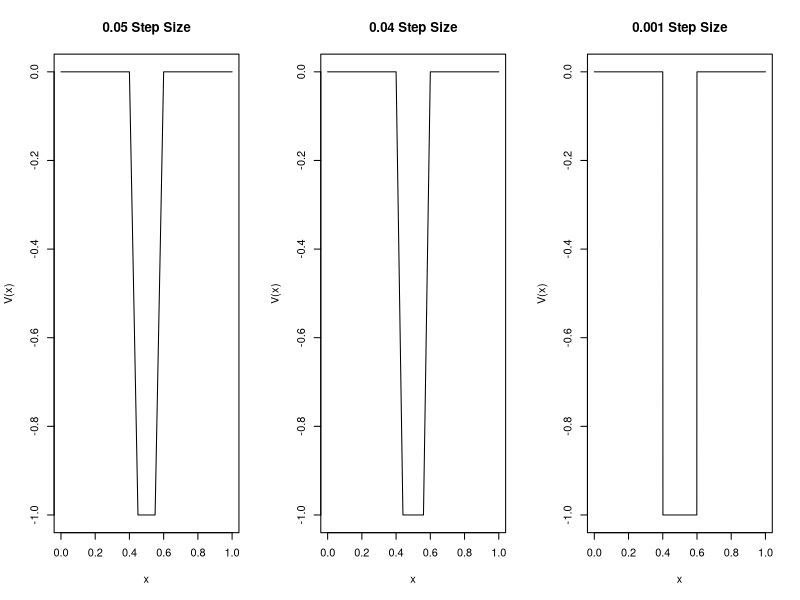
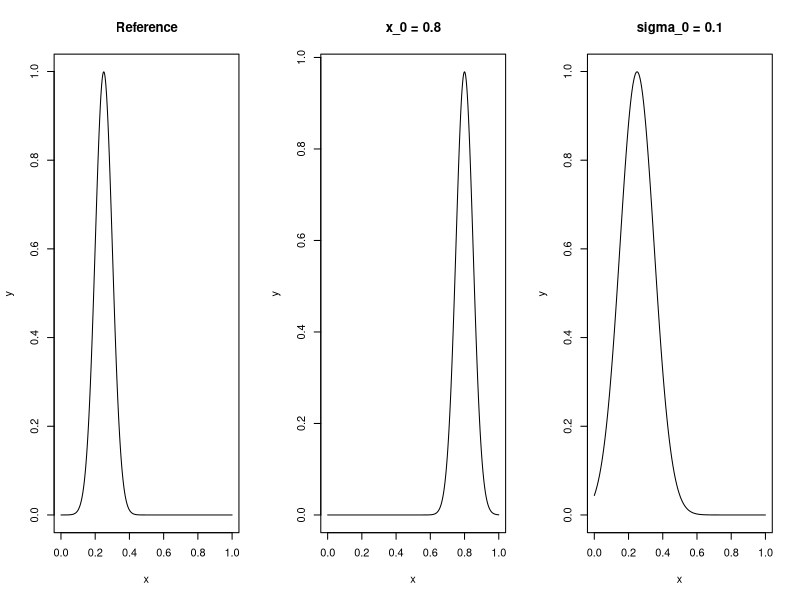
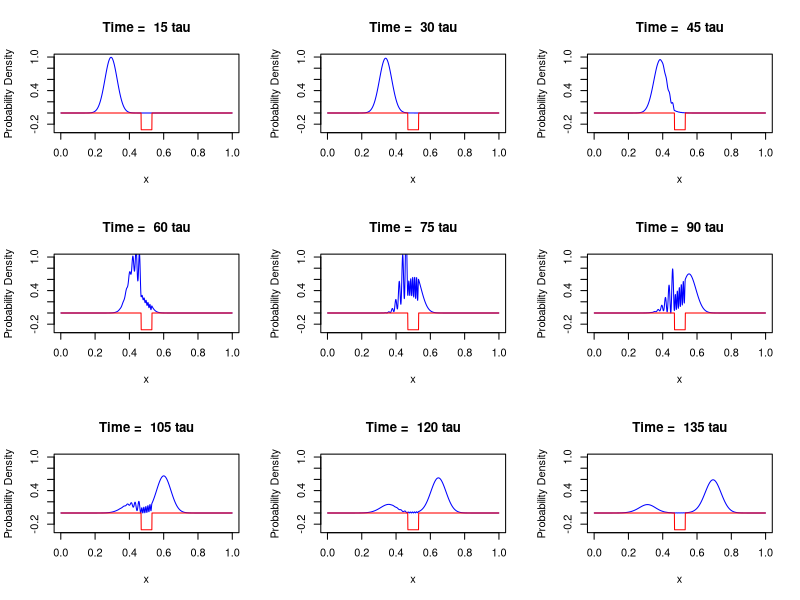
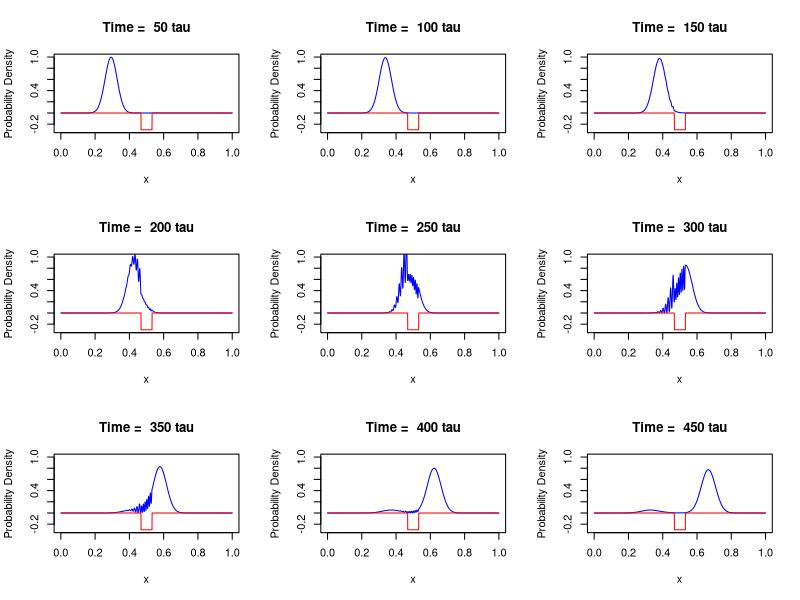
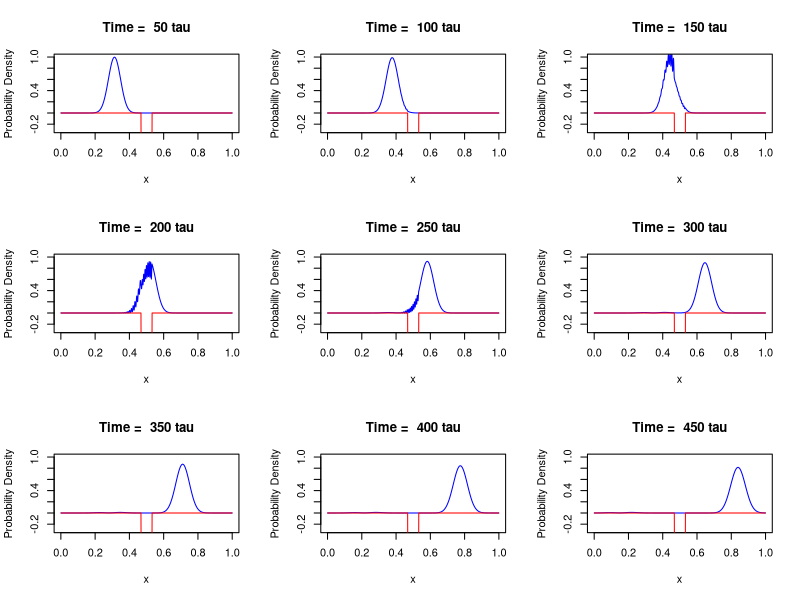
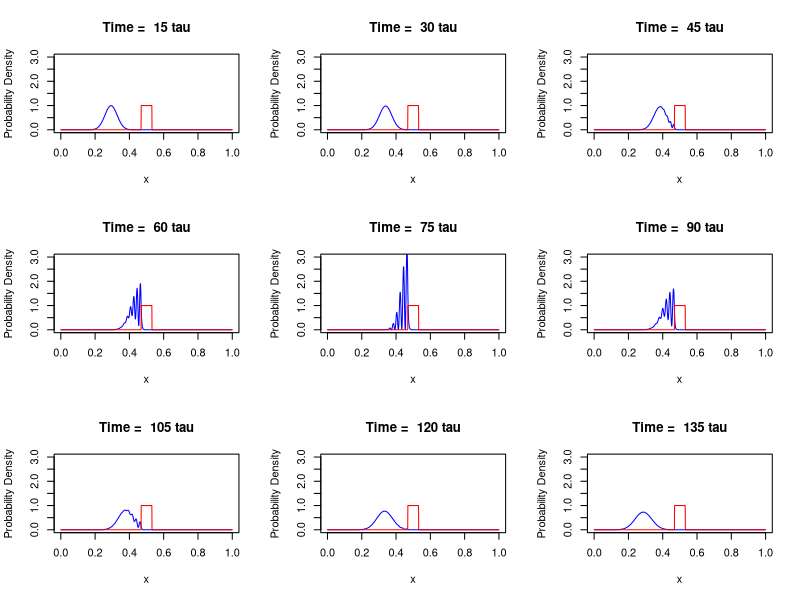
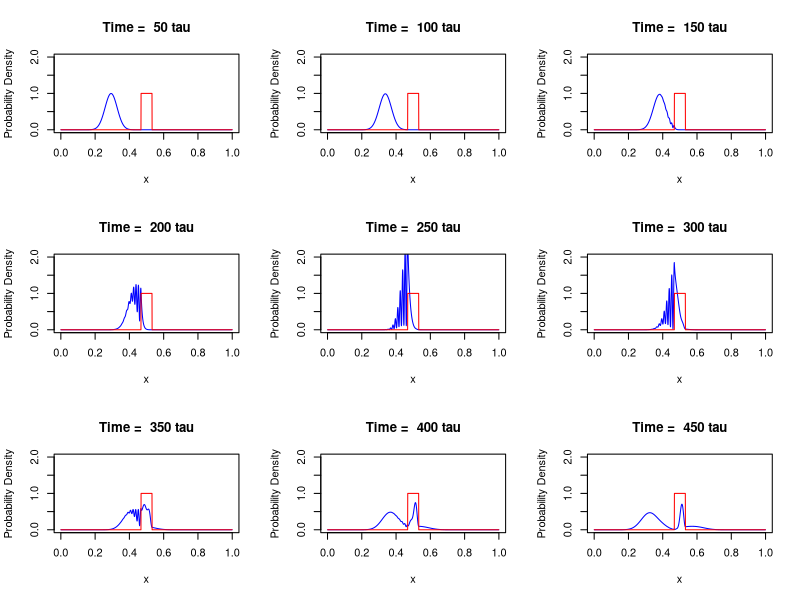
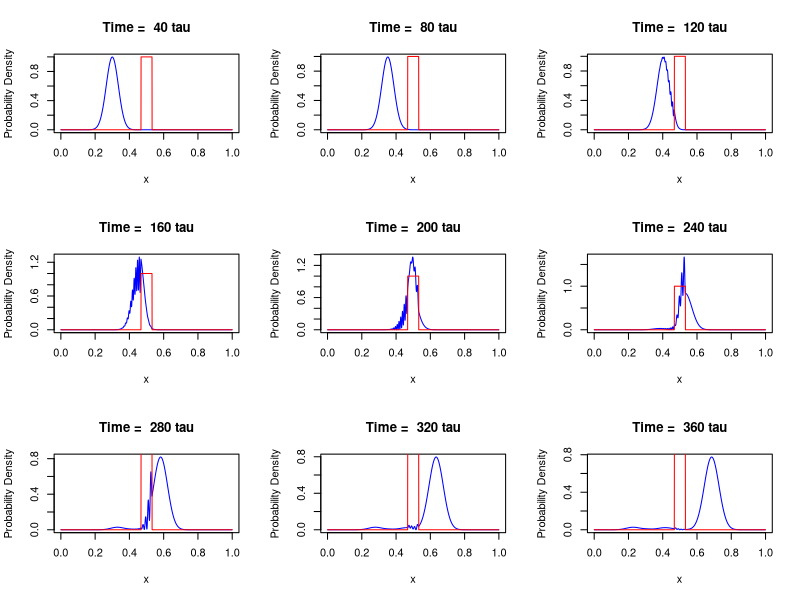

Write R code to recreate these figures, in order.
## ---- chunk 1
potential <- function(x,s,start,end) { # evaluates elements of vector x 
  V_k <- x # the potential is equal to s for all x such that start < x < end and 0 elsewhere
  for (k in 1:(length(x))) {
    if ((V_k[k] >= start) && (V_k[k] <= end)) { # && is boolean "AND"
      V_k[k] <- s
    } else
      V_k[k] <- 0
  }
  return(V_k)
}
## ---- chunk 2
potential <- function(x,s,start,end) { 
  # the potential is equal to s for all x such that start < x < end and 0 elsewhere
  V_k <- 0*x  # easy way of creating a vector of zeros with the same length as x
  V_k[start < x & x < end] <- s  # R likes logical indexing
  return(V_k)
}
## ---- chunk 3
test_step_size <- 0.05
steps1 <- test_step_size * 0:20

test_step_size1 <- 0.04
steps2 <- test_step_size1 * 0:25

test_step_size2 <- 0.001
steps3 <- test_step_size2 * 0:1000

par(mfrow=c(1,3)) # Plot 3 graphs in a row
plot(steps1, potential(steps1,-1,.4,.6), type = "l", xlab="x", ylab="V(x)", main = "0.05 Step Size") 
plot(steps2, potential(steps2,-1,.4,.6), type = "l", xlab="x", ylab="V(x)", main = "0.04 Step Size")
plot(steps3, potential(steps3,-1,.4,.6), type = "l", xlab="x", ylab="V(x)", main = "0.001 Step Size")
## ---- chunk 4
i <- complex(real = 0, imaginary = 1)
## ---- chunk 5
A_diag_k <- function(k,lambda,h,pot) { # calculates diagonal elements of matrix A
  (i*lambda-h^2*pot[k]-2)
}
## ---- chunk 6
B_diag_k <- function(k,lambda,h,pot) {
  (i*lambda+h^2*pot[k]+2)
}
## ---- chunk 7
doublesweep <- function(A, B, C, F, a, b) {
    # Solves the equation 
    # A[i]*v[i-1] - C[i]*v[i] + B[i]*v[i+1] = F[i]
    # for v[i], i = 1,...,N-1, with boundary conditions
    # v[0]=a and v[N]=b
    
    # Check the lengths of the vectors
    N <- length(C) + 1
    if ((length(B) != N-1) || (length(A) != N-1) || (length(F) != N-1)) {
        stop("The lengths of the vector arguments need to be equal")
    }

    alpha <- rep(0, N)
    beta <- rep(0, N)
    beta[1] <- a
    
    #sweep up to get alphas and betas
    for (i in 1:(N-1)) {
        alpha[i+1] <- B[i] / (C[i]-alpha[i]*A[i])
        beta[i+1] <- (beta[i]*A[i] - F[i]) / (C[i] - alpha[i]*A[i])
    }
    
    v <- rep(0, N-1 )
    v[N-1] <- alpha[N]*b + beta[N]
    
    #sweep down to find v's
    for (i in (N-1):2) {
        v[i-1] <- alpha[i]*v[i] + beta[i]    
    }
    
    return(v)
}
## ---- chunk 8
gwavepacket <- function(x,k_0,x_0,sigma_0) {
  exp(i*k_0*x)*exp(-(x-x_0)^2/(2*sigma_0^2))
}
## ---- chunk 9
par(mfrow=c(1,3)) # Plot 3 graphs in a row
plot(steps3, Re(gwavepacket(steps3,pi/20,1/4,0.05)), type = "l", ylab="y", xlab="x", main="Reference")
plot(steps3, Re(gwavepacket(steps3,pi/10,0.8,0.05)), type = "l", ylab="y", xlab="x", main="x_0 = 0.8")
plot(steps3, Re(gwavepacket(steps3,pi/20,1/4,.1)), type = "l", ylab="y", xlab="x", main="sigma_0 = 0.1")
## ---- chunk 10
CrankNicolson <- function(L=1, N=1000, T=2000, M=998, k_0=pi/20, x_0=1/4, sigma_0=0.05,s,start,end) {
  
    # set up space grid
    h <- L/N
    x <- h*(1:(N-1))
    
    # set up time grid
    tau <- T/M
    t <- tau*(0:M)
    
    # constants
    lambda <- (2^h^2)/tau
    i <- complex(real = 0, imaginary = 1)
    
    # set up vector for psi(x,0)
    w <- gwavepacket(x,k_0,x_0,sigma_0)

    # set up vector containing V(x) values for each spatial step
    pot <- potential(x,s,start,end)
    
    # Create A_vec which has dependence on pot[k] for use in the doublesweep script
    A_vec <- rep(0,N-1)
    for (k in 1:(N-1)) {
        A_vec[k] <- A_diag_k(k,lambda,h,pot)
    }
    # GWD: An R native would have written
    # A_vec <- i*lambda-h^2*pot-2
    
    # Crank-Nicolson needs a matrix B. 
    # Note diagonals are generated individually using the B_diag_k function.
    B <- diag(0, N-1) 
    for (k in 1:(N-2)){
        B[k,k] <- B_diag_k(k,lambda,h,pot)
        B[k,k+1] <- -1
        B[k+1,k] <- -1
    }
    
    ans <- matrix(0, N-1, M+1)  # Matrix to hold the solution
    ans[ , 1] <- w  # Initial value
    # Loop over time steps
    for (j in 1:M) {
        w <- doublesweep(rep(-1, N-1), rep(-1, N-1), 
                         A_vec , -B%*%w, 0, 0) # Note that the doublesweep function is now uses A_vec
        ans[ , j+1] <- w
    }
    
    # Return a list consisting of time grid, x grid and solution
    return(list(x=x, t=t, w=ans, s=s, B=B))
}
## ---- chunk 11
# Solutions for square well potential
fig1 <- CrankNicolson(L=1, N=1000, T=1000, M=200, k_0=50*pi, x_0=0.25, 
                      sigma_0=0.05,s=-2*(50*pi)^2,start=.468,end=0.532)

fig2 <- CrankNicolson(L=1, N=1414, T=1000, M=500, k_0=70.7*pi, x_0=0.25, 
                      sigma_0=0.05,s=-2*(50*pi)^2,start=.468,end=0.532)

fig3 <- CrankNicolson(L=1, N=1600, T=1600, M=600, k_0=100*pi, x_0=0.25, 
                      sigma_0=0.05,s=-2*(50*pi)^2,start=0.468,end=0.532)

# Solutions to square barrier potential
fig4 <- CrankNicolson(L=1, N=1000, T=1000, M=200, k_0=50*pi, x_0=0.25, 
                      sigma_0=0.05,s=2*(50*pi)^2,start=.468,end=0.532)

fig5 <- CrankNicolson(L=1, N=1414, T=1000, M=500, k_0=70.7*pi, x_0=0.25, 
                      sigma_0=0.05,s=2*(50*pi)^2,start=.468,end=0.532)

fig6 <- CrankNicolson(L=1, N=1600, T=1600, M=600, k_0=100*pi, x_0=0.25, 
                      sigma_0=0.05,s=2*(50*pi)^2,start=0.468,end=0.532)

weaknessexample1 <- CrankNicolson(L=1, N=1000, T=2000, M=200, k_0=50*pi, x_0=0.25, 
                      sigma_0=0.05,s=-2*(50*pi)^2,start=.468,end=0.532)

weaknessexample2 <- CrankNicolson(L=1, N=1000, T=2000, M=200, k_0=50*pi, x_0=0.05, 
                      sigma_0=0.05,s=-2*(50*pi)^2,start=.468,end=0.532)
## ---- chunk 12
par(mfrow=c(3,3)) # Combine 9 plots into one overall figure
# Set sol to what we want to plot which saves us replacing plot(sol$x,...) each time.
sol <- fig1 
# Loop to create 9 graphs
for (i in 1:9) {  
  plot(sol$x, (sol$w[,i*15]*Conj(sol$w[,i*15])), # Take the 15*i-th column
       # Graph labels and colour
       type = "l", xlab="x", ylab="Probability Density", col="blue", 
       # Custom title for each graph. Paste concatenates strings together.
       main=paste("Time = ", 15*i, "tau", sep=" "), 
       ylim=c(-0.3, 1)) # set y axis
  # Plot a red potential (not to scale)
  lines(sol$x, potential(sol$x,-0.3,0.468,0.532), type = "l", col="red") 
}
## ---- chunk 13
par(mfrow=c(3,3))
sol <- fig2 
for (i in 1:9) {
  plot(sol$x, sol$w[,i*50]*Conj(sol$w[,i*50]),
       type = "l", xlab="x", ylab="Probability Density", col="blue",
       main=paste("Time = ", 50*i, "tau", sep=" "), ylim=c(-0.3,1))
  lines(sol$x, potential(sol$x,-0.3,0.468,0.532), type = "l", col="red")
}
## ---- chunk 14
par(mfrow=c(3,3))
sol <- fig3
for (i in 1:9) { 
  plot(sol$x, sol$w[,i*50]*Conj(sol$w[,i*50]),
       type = "l", xlab="x", ylab="Probability Density", col="blue",
       main=paste("Time = ", 50*i, "tau", sep=" "), ylim=c(-0.3,1))
  lines(sol$x, potential(sol$x,-0.5,0.468,0.532), type = "l", col="red")
}
## ---- chunk 15
par(mfrow=c(3,3)) 
sol <- fig4
for (i in 1:9) {  
  plot(sol$x, sol$w[,i*15]*Conj(sol$w[,i*15]), 
       type = "l", xlab="x", ylab="Probability Density", col="blue", 
       main=paste("Time = ", 15*i, "tau", sep=" "), ylim=c(0,3)) 
  lines(sol$x, potential(sol$x,1,0.468,0.532), type = "l", col="red") 
}
## ---- chunk 16
par(mfrow=c(3,3))
sol <- fig5
for (i in 1:9) {
  plot(sol$x, (sol$w[,i*50]*Conj(sol$w[,i*50])), 
       type = "l", xlab="x", ylab="Probability Density", col="blue",
       main=paste("Time = ", 50*i, "tau", sep=" "), ylim=c(0,2))
  lines(sol$x, potential(sol$x,1,0.468,0.532), type = "l", col="red")
}
## ---- chunk 17
par(mfrow=c(3,3))
sol <- fig6 
for (i in 1:9) {
  plot(sol$x, sol$w[,i*40]*Conj(sol$w[,i*40]),
       type = "l", xlab="x", ylab="Probability Density", col="blue",
       main=paste("Time = ", 40*i, "tau", sep=" "))
  lines(sol$x, potential(sol$x,1,0.468,0.532), type = "l", col="red")
}
## ---- chunk 18
par(mfrow=c(3,3))
sol <- weaknessexample1
for (i in 1:9) {
  plot(sol$x, (sol$w[,i*20]*Conj(sol$w[,i*20])),
       type = "l", xlab="x", ylab="Probability Density", col="blue",
       main=paste("Time = ", 20*i, "tau", sep=" "), 
       ylim=c(-0.3, 1)) # set y axis
  lines(sol$x, potential(sol$x,-0.3,0.468,0.532), type = "l", col="red") 
}
## ---- chunk 19
par(mfrow=c(3,3))
sol <- weaknessexample2
for (i in 1:9) {
  plot(sol$x, (sol$w[,i*20]*Conj(sol$w[,i*20])),
       type = "l", xlab="x", ylab="Probability Density", col="blue",
       main=paste("Time = ", 20*i, "tau", sep=" "), 
       ylim=c(-0.3, 1)) # set y axis
  lines(sol$x, potential(sol$x,-0.3,0.468,0.532), type = "l", col="red") 
}
